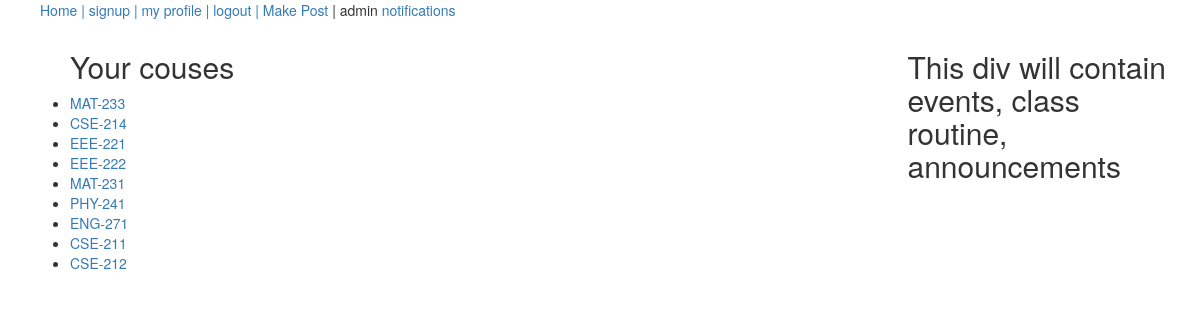
Page /posts/EEE-321/ (signed in) on the committed database.
### playground/models.py (models this page shows, shortened)
class Course(models.Model):
	semester_or_year = (
		('1', '1st'),
		('2', '2nd'),
		('3', '3rd'),
		('4', '4th'),
		('5', '5th'),
		('6', '6th'),
		('7', '7th'),
		('8', '8th'),
	)
	course_code = models.CharField(max_length=50)
	course_title = models.CharField(max_length=200)
	semester = models.CharField(max_length=10, choices=semester_or_year, default='1')
	created_by = models.ForeignKey(User, on_delete=models.CASCADE)

### playground/views.py (the view)
# urls.py: path('posts/<str:course_code>/', views.posts_under_course, name='posts_under_course'),
def posts_under_course(request, course_code):
	course_obj = Course.objects.get(course_code=course_code)
	posts = Post.objects.filter(course=course_obj)
	u = request.user
	current_sem = u.profile.current_semester
	my_courses = Course.objects.filter(semester=current_sem)
	return render(request, 'playground/posts_list.html', {'posts': posts, 'my_courses': my_courses})

### playground/templates/playground/posts_list.html (shortened to what this page needs)
{% extends "playground/base.html" %}

### playground/templates/playground/base.html (shortened to what this page needs)
<!DOCTYPE html>
<html>
<head>
	<link rel="stylesheet" href="https://maxcdn.bootstrapcdn.com/bootstrap/3.4.0/css/bootstrap.min.css">
</head>
<body>
	<nav>
		<ul>
			<li class="nav"><a href="{% url 'index' %}">Home | </a></li>
			<li class="nav"><a href="{% url 'signup' %}">signup | </a></li>
			<li class="nav"><a href="{% url 'profile' request.user %}">my profile | </a></li>
			<li class="nav"><a href="{% url 'logout' %}">logout | </a></li>
			<li class="nav"><a href="{% url 'makepost' %}">Make Post</a></li>
			<li class="nav"> | {{ request.user }} </li>
			<li class="nav"><a href="notifications/all">notifications</a></li>
		</ul>
	</nav>
	<div class="container">
		<div class="row">
			<nav class="col-sm-3">
				{% include "playground/sidediv.html" %}
			</nav>
			<div class="col-sm-6">
			</div>
			<div class="col-sm-3">
				{% include "playground/rtsidediv.html" %}
			</div>
		</div>
	</div>
</body>
</html>

### playground/templates/playground/sidediv.html
		<ul>
		<h2>Your couses</h2>
			{% for c in my_courses %}
				<li><a href="{% url 'posts_under_course' c.course_code %}">{{ c.course_code }}</a></li>
			{% endfor %}
		</ul>

### playground/templates/playground/base.html (style rules this page uses)
.nav { list-style-type: none; display: inline-block; }

### rows in the picture
Course: course_code "MAT-233"
Course: course_code "CSE-214"
Course: course_code "EEE-221"
Course: course_code "EEE-222"
Course: course_code "MAT-231"
Course: course_code "PHY-241"
Course: course_code "ENG-271"
Course: course_code "CSE-211"
Course: course_code "CSE-212"

### other values in the picture
{{ request.user }} "admin"
